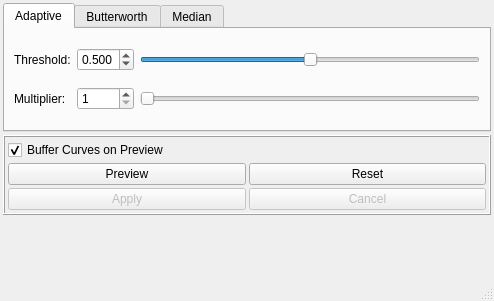
<?xml version="1.0" encoding="UTF-8"?>
<ui version="4.0">
 <class>animFiltersWindow</class>
 <widget class="QMainWindow" name="animFiltersWindow">
  <property name="geometry">
   <rect>
    <x>0</x>
    <y>0</y>
    <width>494</width>
    <height>301</height>
   </rect>
  </property>
  <property name="sizePolicy">
   <sizepolicy hsizetype="Preferred" vsizetype="Minimum">
    <horstretch>0</horstretch>
    <verstretch>0</verstretch>
   </sizepolicy>
  </property>
  <property name="windowTitle">
   <string>Animation Filters</string>
  </property>
  <widget class="QWidget" name="centralwidget">
   <property name="sizePolicy">
    <sizepolicy hsizetype="Preferred" vsizetype="Minimum">
     <horstretch>0</horstretch>
     <verstretch>0</verstretch>
    </sizepolicy>
   </property>
   <layout class="QVBoxLayout" name="verticalLayout">
    <property name="spacing">
     <number>3</number>
    </property>
    <property name="leftMargin">
     <number>3</number>
    </property>
    <property name="topMargin">
     <number>3</number>
    </property>
    <property name="rightMargin">
     <number>3</number>
    </property>
    <property name="bottomMargin">
     <number>3</number>
    </property>
    <item>
     <widget class="QTabWidget" name="tabWidget">
      <property name="enabled">
       <bool>true</bool>
      </property>
      <property name="sizePolicy">
       <sizepolicy hsizetype="Expanding" vsizetype="Minimum">
        <horstretch>0</horstretch>
        <verstretch>0</verstretch>
       </sizepolicy>
      </property>
      <property name="toolTip">
       <string/>
      </property>
      <property name="currentIndex">
       <number>0</number>
      </property>
      <widget class="QWidget" name="adaptiveCurveTab">
       <property name="sizePolicy">
        <sizepolicy hsizetype="Preferred" vsizetype="Minimum">
         <horstretch>0</horstretch>
         <verstretch>0</verstretch>
        </sizepolicy>
       </property>
       <attribute name="title">
        <string>Adaptive</string>
       </attribute>
       <layout class="QGridLayout" name="gridLayout_3">
        <item row="1" column="0">
         <widget class="QLabel" name="label_7">
          <property name="text">
           <string>Threshold:</string>
          </property>
         </widget>
        </item>
        <item row="1" column="1">
         <widget class="QDoubleSpinBox" name="thresholdSpinBox">
          <property name="toolTip">
           <string>Threshold = Threshold * Multiplier</string>
          </property>
          <property name="decimals">
           <number>3</number>
          </property>
          <property name="minimum">
           <double>0.000000000000000</double>
          </property>
          <property name="maximum">
           <double>1.000000000000000</double>
          </property>
          <property name="singleStep">
           <double>0.001000000000000</double>
          </property>
          <property name="value">
           <double>0.500000000000000</double>
          </property>
         </widget>
        </item>
        <item row="1" column="2">
         <widget class="QSlider" name="thresholdSlider">
          <property name="toolTip">
           <string>Threshold = Threshold * Multiplier</string>
          </property>
          <property name="minimum">
           <number>0</number>
          </property>
          <property name="maximum">
           <number>1000</number>
          </property>
          <property name="value">
           <number>500</number>
          </property>
          <property name="orientation">
           <enum>Qt::Horizontal</enum>
          </property>
         </widget>
        </item>
        <item row="2" column="0">
         <widget class="QLabel" name="label">
          <property name="text">
           <string>Multiplier:</string>
          </property>
         </widget>
        </item>
        <item row="2" column="1">
         <widget class="QSpinBox" name="multiSpinBox">
          <property name="toolTip">
           <string>Threshold = Threshold * Multiplier</string>
          </property>
          <property name="minimum">
           <number>1</number>
          </property>
          <property name="maximum">
           <number>500</number>
          </property>
         </widget>
        </item>
        <item row="2" column="2">
         <widget class="QSlider" name="multiSlider">
          <property name="toolTip">
           <string>Threshold = Threshold * Multiplier</string>
          </property>
          <property name="minimum">
           <number>1</number>
          </property>
          <property name="maximum">
           <number>500</number>
          </property>
          <property name="orientation">
           <enum>Qt::Horizontal</enum>
          </property>
         </widget>
        </item>
       </layout>
      </widget>
      <widget class="QWidget" name="butterworthTab">
       <property name="sizePolicy">
        <sizepolicy hsizetype="Preferred" vsizetype="Minimum">
         <horstretch>0</horstretch>
         <verstretch>0</verstretch>
        </sizepolicy>
       </property>
       <attribute name="title">
        <string>Butterworth</string>
       </attribute>
       <layout class="QGridLayout" name="gridLayout_2">
        <item row="1" column="1">
         <widget class="QDoubleSpinBox" name="butterCutoffFreqSpinBox">
          <property name="toolTip">
           <string>Frequencies higher than this value will be removed</string>
          </property>
          <property name="minimum">
           <double>0.100000000000000</double>
          </property>
          <property name="maximum">
           <double>30.000000000000000</double>
          </property>
          <property name="singleStep">
           <double>0.100000000000000</double>
          </property>
          <property name="value">
           <double>5.000000000000000</double>
          </property>
         </widget>
        </item>
        <item row="0" column="1">
         <widget class="QSpinBox" name="butterSampleFreqSpinBox">
          <property name="toolTip">
           <string>Sampling rate of the filtered curve</string>
          </property>
          <property name="minimum">
           <number>4</number>
          </property>
          <property name="maximum">
           <number>120</number>
          </property>
          <property name="value">
           <number>30</number>
          </property>
         </widget>
        </item>
        <item row="0" column="0">
         <widget class="QLabel" name="label_4">
          <property name="text">
           <string>Sample Frequency:</string>
          </property>
         </widget>
        </item>
        <item row="0" column="2">
         <widget class="QSlider" name="butterSampleFreqSlider">
          <property name="toolTip">
           <string>Sampling rate of the filtered curve</string>
          </property>
          <property name="minimum">
           <number>4</number>
          </property>
          <property name="maximum">
           <number>120</number>
          </property>
          <property name="value">
           <number>30</number>
          </property>
          <property name="orientation">
           <enum>Qt::Horizontal</enum>
          </property>
         </widget>
        </item>
        <item row="1" column="2">
         <widget class="QSlider" name="butterCutoffFreqSlider">
          <property name="toolTip">
           <string>Frequencies higher than this value will be removed</string>
          </property>
          <property name="minimum">
           <number>10</number>
          </property>
          <property name="maximum">
           <number>3000</number>
          </property>
          <property name="singleStep">
           <number>10</number>
          </property>
          <property name="pageStep">
           <number>100</number>
          </property>
          <property name="value">
           <number>500</number>
          </property>
          <property name="orientation">
           <enum>Qt::Horizontal</enum>
          </property>
         </widget>
        </item>
        <item row="1" column="0">
         <widget class="QLabel" name="label_5">
          <property name="text">
           <string>Cutoff Frequency:</string>
          </property>
         </widget>
        </item>
        <item row="2" column="0">
         <widget class="QLabel" name="label_6">
          <property name="text">
           <string>Order:</string>
          </property>
         </widget>
        </item>
        <item row="2" column="1">
         <widget class="QSpinBox" name="butterOrderSpinBox">
          <property name="toolTip">
           <string>Changes frequency response (roll off)</string>
          </property>
          <property name="minimum">
           <number>1</number>
          </property>
          <property name="maximum">
           <number>10</number>
          </property>
          <property name="value">
           <number>5</number>
          </property>
         </widget>
        </item>
        <item row="2" column="2">
         <widget class="QSlider" name="butterOrderSlider">
          <property name="toolTip">
           <string>Changes frequency response (roll off)</string>
          </property>
          <property name="minimum">
           <number>1</number>
          </property>
          <property name="maximum">
           <number>10</number>
          </property>
          <property name="pageStep">
           <number>1</number>
          </property>
          <property name="value">
           <number>5</number>
          </property>
          <property name="orientation">
           <enum>Qt::Horizontal</enum>
          </property>
         </widget>
        </item>
       </layout>
      </widget>
      <widget class="QWidget" name="medianTab">
       <property name="sizePolicy">
        <sizepolicy hsizetype="Preferred" vsizetype="Minimum">
         <horstretch>0</horstretch>
         <verstretch>0</verstretch>
        </sizepolicy>
       </property>
       <attribute name="title">
        <string>Median</string>
       </attribute>
       <layout class="QHBoxLayout" name="horizontalLayout_3">
        <item>
         <widget class="QLabel" name="label_3">
          <property name="text">
           <string>Window size:</string>
          </property>
         </widget>
        </item>
        <item>
         <widget class="QSpinBox" name="medianSpinBox">
          <property name="toolTip">
           <string>Number of frames</string>
          </property>
          <property name="minimum">
           <number>1</number>
          </property>
          <property name="singleStep">
           <number>2</number>
          </property>
          <property name="value">
           <number>35</number>
          </property>
         </widget>
        </item>
        <item>
         <widget class="QSlider" name="medianSlider">
          <property name="toolTip">
           <string>Number of frames</string>
          </property>
          <property name="minimum">
           <number>1</number>
          </property>
          <property name="singleStep">
           <number>2</number>
          </property>
          <property name="value">
           <number>35</number>
          </property>
          <property name="orientation">
           <enum>Qt::Horizontal</enum>
          </property>
         </widget>
        </item>
       </layout>
      </widget>
     </widget>
    </item>
    <item>
     <widget class="QFrame" name="frame">
      <property name="sizePolicy">
       <sizepolicy hsizetype="Preferred" vsizetype="Minimum">
        <horstretch>0</horstretch>
        <verstretch>0</verstretch>
       </sizepolicy>
      </property>
      <property name="frameShape">
       <enum>QFrame::Box</enum>
      </property>
      <property name="frameShadow">
       <enum>QFrame::Raised</enum>
      </property>
      <layout class="QGridLayout" name="gridLayout">
       <property name="leftMargin">
        <number>3</number>
       </property>
       <property name="topMargin">
        <number>3</number>
       </property>
       <property name="rightMargin">
        <number>3</number>
       </property>
       <property name="bottomMargin">
        <number>3</number>
       </property>
       <property name="spacing">
        <number>3</number>
       </property>
       <item row="1" column="1">
        <widget class="QPushButton" name="resetButton">
         <property name="enabled">
          <bool>true</bool>
         </property>
         <property name="toolTip">
          <string>Reset filter settings</string>
         </property>
         <property name="text">
          <string>Reset</string>
         </property>
        </widget>
       </item>
       <item row="2" column="0">
        <widget class="QPushButton" name="applyButton">
         <property name="enabled">
          <bool>false</bool>
         </property>
         <property name="text">
          <string>Apply</string>
         </property>
        </widget>
       </item>
       <item row="2" column="1">
        <widget class="QPushButton" name="cancelButton">
         <property name="enabled">
          <bool>false</bool>
         </property>
         <property name="text">
          <string>Cancel</string>
         </property>
        </widget>
       </item>
       <item row="1" column="0">
        <widget class="QPushButton" name="previewButton">
         <property name="toolTip">
          <string>Preview the filter effect</string>
         </property>
         <property name="text">
          <string>Preview</string>
         </property>
        </widget>
       </item>
       <item row="0" column="0">
        <widget class="QCheckBox" name="bufferCurvesCheckBox">
         <property name="text">
          <string>Buffer Curves on Preview</string>
         </property>
         <property name="checked">
          <bool>true</bool>
         </property>
        </widget>
       </item>
      </layout>
     </widget>
    </item>
    <item>
     <spacer name="verticalSpacer">
      <property name="orientation">
       <enum>Qt::Vertical</enum>
      </property>
      <property name="sizeHint" stdset="0">
       <size>
        <width>20</width>
        <height>0</height>
       </size>
      </property>
     </spacer>
    </item>
   </layout>
  </widget>
  <widget class="QStatusBar" name="statusbar"/>
  <action name="actionUse_Anim_Curve_Buffer">
   <property name="checkable">
    <bool>true</bool>
   </property>
   <property name="checked">
    <bool>true</bool>
   </property>
   <property name="text">
    <string>Use Buffer Curves</string>
   </property>
  </action>
 </widget>
 <resources/>
 <connections/>
</ui>
